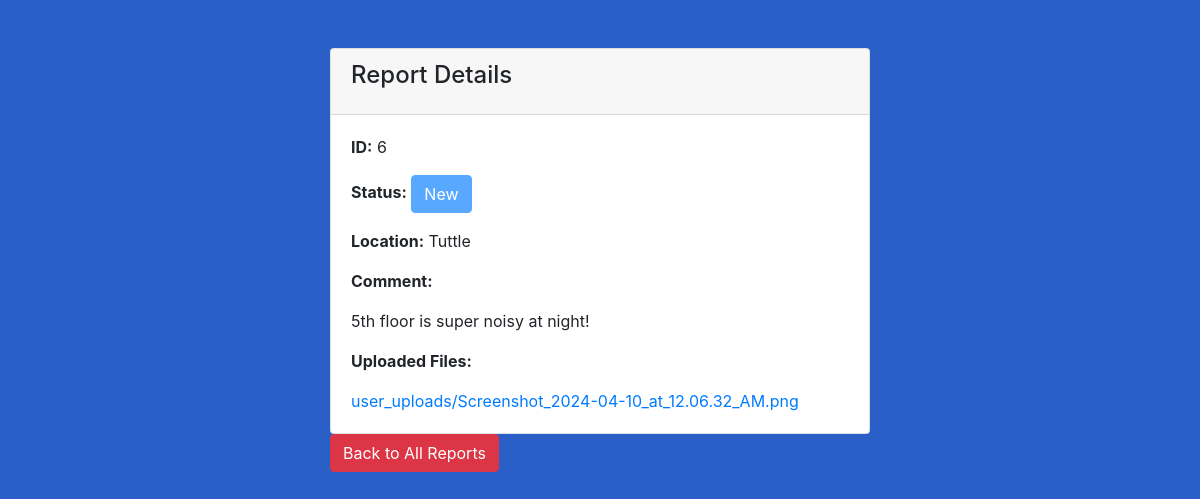
The page /reports/6/ on the database as committed earlier.
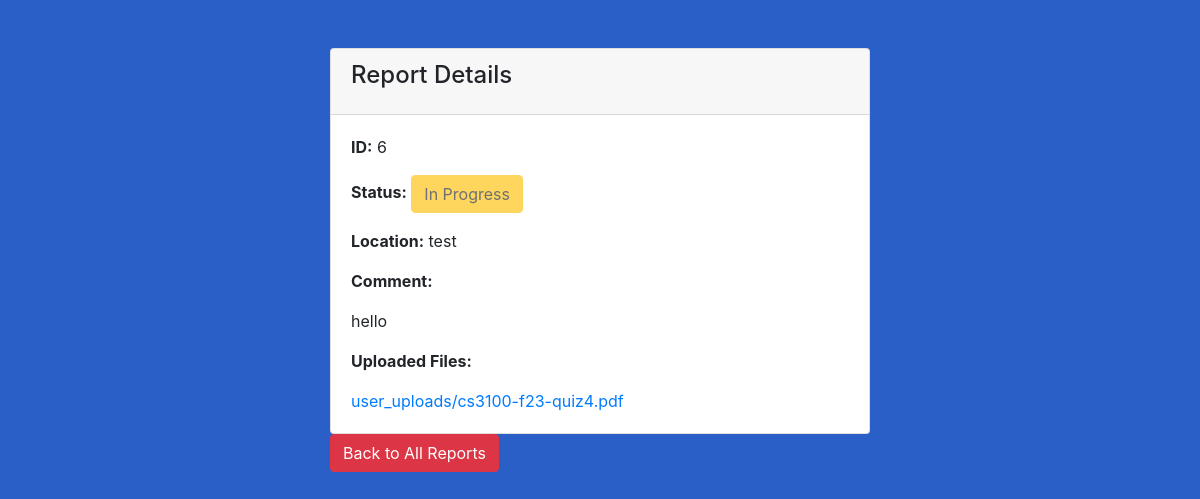
The same page on the database as committed later.
### b26/models.py (models this page shows, shortened)
class Report(models.Model):
    id = models.AutoField(primary_key=True)
    report_comment = models.CharField(max_length=1000)
    report_location = models.CharField(max_length=200)
    report_user = models.ForeignKey(UserProfile, on_delete=models.CASCADE, null=True)
    report_response = models.TextField(null=True, blank=True)
    NEW = 'New'
    IN_PROGRESS = 'In Progress'
    COMPLETE = 'Complete'
    STATUS_CHOICES = [
        (NEW, 'New'),
        (IN_PROGRESS, 'In Progress'),
        (COMPLETE, 'Complete'),
    ]
    report_status = models.CharField(max_length=20, choices=STATUS_CHOICES, default=NEW)
    NOISE = "Noise"
    MAINTENANCE = "Maintenance"
    SANITATION = "Sanitation"
    OTHER = "Other"
    TYPE_CHOICES = [
        (NOISE, 'Noise'),
        (MAINTENANCE, 'Maintenance'),
        (SANITATION, 'Sanitation'),
        (OTHER, 'Other')
    ]
    report_type = models.CharField(max_length=20, choices=TYPE_CHOICES, null=True, blank=True)

class FileUpload(models.Model):
    uploader = models.ForeignKey(
        settings.AUTH_USER_MODEL, related_name='file_uploads', on_delete=models.CASCADE, null=True, blank=True)
    data = models.FileField(upload_to='user_uploads/', null=True)
    time_added = models.DateTimeField(auto_now_add=True)
    report = models.ForeignKey(Report, on_delete=models.CASCADE, related_name='uploads', null=True, blank=True)
    class Meta:
        verbose_name_plural = "File Uploads"

### b26/views.py (the view)
# urls.py: path('reports/<int:report_id>/', views.report_detail, name='report_detail'),
def report_detail(request, report_id):
    report = get_object_or_404(Report, pk=report_id)
    if request.user.is_authenticated and request.user.userprofile.is_site_admin:
        if report.report_status == Report.NEW:
            report.report_status = Report.IN_PROGRESS
            report.save()
    return render(request, 'report_detail.html', {'report': report})

### templates/report_detail.html (shortened to what this page needs)
{% load static %}
{% load i18n %}
<!DOCTYPE html>
<html>
<head>
    <link rel="stylesheet" href="https://stackpath.bootstrapcdn.com/bootstrap/4.5.2/css/bootstrap.min.css">
</head>
<body>
<div class="container py-5">
    <div class="row justify-content-center">
        <div class="col-md-6">
            <div class="card">
                <div class="card-header d-flex justify-content-between align-items-center">
                    <h4 class="card-title">Report Details</h4>
                </div>
                <div class="card-body">
                    <p><strong>ID:</strong> {{ report.id }}</p>
                    <p><strong>Status:</strong>
                        <button class="btn
                            {% if report.report_status == 'New' %}btn-primary
                            {% elif report.report_status == 'In Progress' %}btn-warning
                            {% elif report.report_status == 'Complete' %}btn-success
                            {% endif %}
                        " disabled>{{ report.report_status }}</button>
                    </p>
                    <p><strong>Location:</strong> {{ report.report_location }}</p>
                    <p><strong>Comment:</strong></p>
                    <p> {{ report.report_comment }} </p>
                    <p><strong>Uploaded Files:</strong></p>
                    {% for file_upload in report.uploads.all %}
                        <a href="{{ file_upload.data.url }}" target="_blank">{{ file_upload.data.name }}</a><br>
                    {% endfor %}
                </div>
            </div>
            <a href="{% url 'view_reports' %}" class="btn btn-danger">Back to All Reports</a>
        </div>
    </div>
</div>
</body>
</html>

### templates/report_detail.html (style rules this page uses)
body { background-color: #2b5fc8; }

Rows that differ between the two databases and show on the page:
removed FileUpload: data.name "user_uploads/Screenshot_2024-04-10_at_12.06.32_AM.png"
changed Report id 6: report_status "New" → "In Progress"; report_location "Tuttle" → "test"; report_comment "5th floor is super noisy at night!" → "hello"
added FileUpload: data.name "user_uploads/cs3100-f23-quiz4.pdf"
